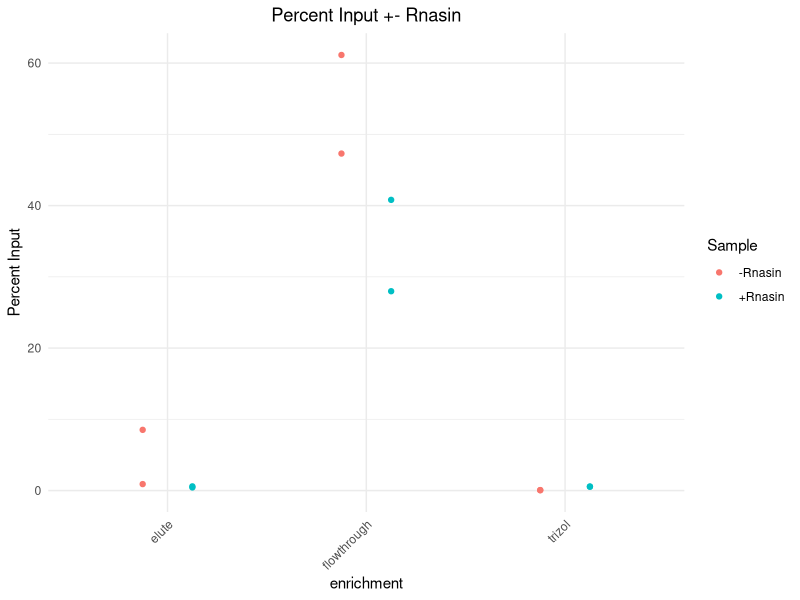
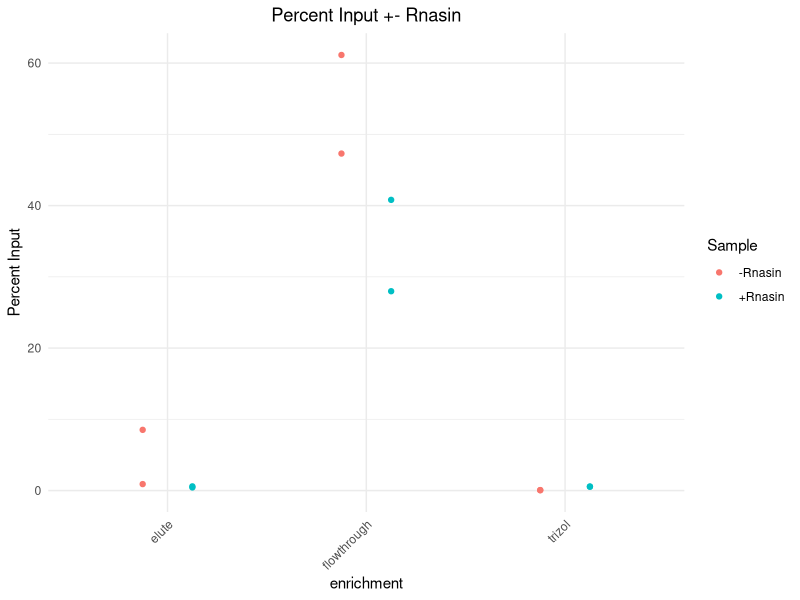

The R source for these figures, in order:
library(tidyverse)

# Import filtered data
df <- read.csv("TN069/69.4/TN069.4_filtered.csv")

data <- df %>%
  group_by(Sample.Name, Target.Name, Task) %>%
  summarize(
    mean.CT = mean(CT, na.rm = TRUE),
    .groups = 'drop'
  ) %>%
  separate(Sample.Name, into = c("Sample", "enrichment"), sep = "_") %>%
  pivot_wider(names_from = enrichment, values_from = mean.CT)

# calculate dCT, foldchange, and percent recovery
data <- data %>%
  mutate(across(
    .cols = c("elute", "flowthrough"),
    .fns = ~ .x - input + log2(0.1^-1),
    .names = "deltaCT_{col}"
  )) %>%
  mutate(across(
    .cols = starts_with("deltaCT_"),
    .fns = ~ 2 ^ (-.x),
    .names = "foldchange_{col}"
  )) %>%
  rename_with(
    .cols = starts_with("foldchange_"),
    .fn = ~ str_replace(.x, "foldchange_deltaCT_", "foldchange_")
  ) %>%
  mutate(across(
    .cols = starts_with("foldchange_"),
    .fns = ~ .x * 100,
    .names = "percent_input_{col}"
  )) %>%
  rename_with(
    .cols = starts_with("percent_input_"),
    .fn = ~ str_replace(.x, "percent_input_foldchange_", "percent_input_")
  )

# subset and pivot longer for plotting
subset_data <- data %>%
  select(Sample, Target.Name, Task, starts_with("percent_input_")) %>%
  rename_with(
    .cols = starts_with("percent_input_"),
    .fn = ~ str_replace(.x, "percent_input_", "")
  ) %>%
  pivot_longer(
    cols = c("flowthrough", "elute"),
    names_to = "enrichment",
    values_to = "percent_input"
  )

# import trizol data from other analysis
trizol_data <- read.csv("TN069/69.4/TN069.4_trizol_percent_input.csv") %>%
  select(Sample = enrichment, Target.Name, Task, percent) %>%
  mutate(enrichment = "trizol") %>%
  rename(percent_input = percent)

# join trizol data to subset_data
subset_data <- bind_rows(subset_data, trizol_data)

p <- ggplot(subset_data, aes(x = enrichment, y = percent_input, color = Sample)) +
    geom_point(position = position_dodge(width = 0.5)) +
    labs(
      title = "Percent Input +- Rnasin",
      y = "Percent Input"
    ) +
  theme_minimal() +
  theme(
    axis.text.x = element_text(angle = 45, hjust = 1),
    plot.title = element_text(hjust = 0.5)
  )
print(p)
ggsave("TN069/69.4/TN069.4_percent_input_plot.png", plot = p, width = 8, height = 6, dpi = 300)